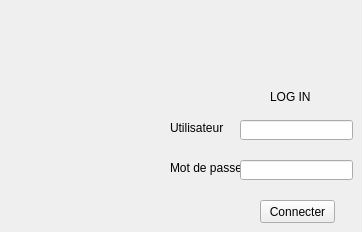
    <widget class="QWidget" name="tab_4">
     <attribute name="title">
      <string>Log In</string>
     </attribute>
     <widget class="QLabel" name="label_22">
      <property name="geometry">
       <rect>
        <x>170</x>
        <y>120</y>
        <width>61</width>
        <height>16</height>
       </rect>
      </property>
      <property name="text">
       <string>Utilisateur</string>
      </property>
     </widget>
     <widget class="QLabel" name="label_23">
      <property name="geometry">
       <rect>
        <x>170</x>
        <y>160</y>
        <width>71</width>
        <height>16</height>
       </rect>
      </property>
      <property name="text">
       <string>Mot de passe</string>
      </property>
     </widget>
     <widget class="QLineEdit" name="utilisateur">
      <property name="geometry">
       <rect>
        <x>240</x>
        <y>120</y>
        <width>113</width>
        <height>20</height>
       </rect>
      </property>
     </widget>
     <widget class="QLineEdit" name="mdp">
      <property name="geometry">
       <rect>
        <x>240</x>
        <y>160</y>
        <width>113</width>
        <height>20</height>
       </rect>
      </property>
      <property name="echoMode">
       <enum>QLineEdit::Password</enum>
      </property>
     </widget>
     <widget class="QPushButton" name="connecter">
      <property name="geometry">
       <rect>
        <x>260</x>
        <y>200</y>
        <width>75</width>
        <height>23</height>
       </rect>
      </property>
      <property name="text">
       <string>Connecter</string>
      </property>
     </widget>
     <widget class="QLabel" name="label_24">
      <property name="geometry">
       <rect>
        <x>270</x>
        <y>90</y>
        <width>47</width>
        <height>13</height>
       </rect>
      </property>
      <property name="frameShadow">
       <enum>QFrame::Plain</enum>
      </property>
      <property name="text">
       <string>LOG IN</string>
      </property>
      <property name="textFormat">
       <enum>Qt::PlainText</enum>
      </property>
     </widget>
    </widget>
